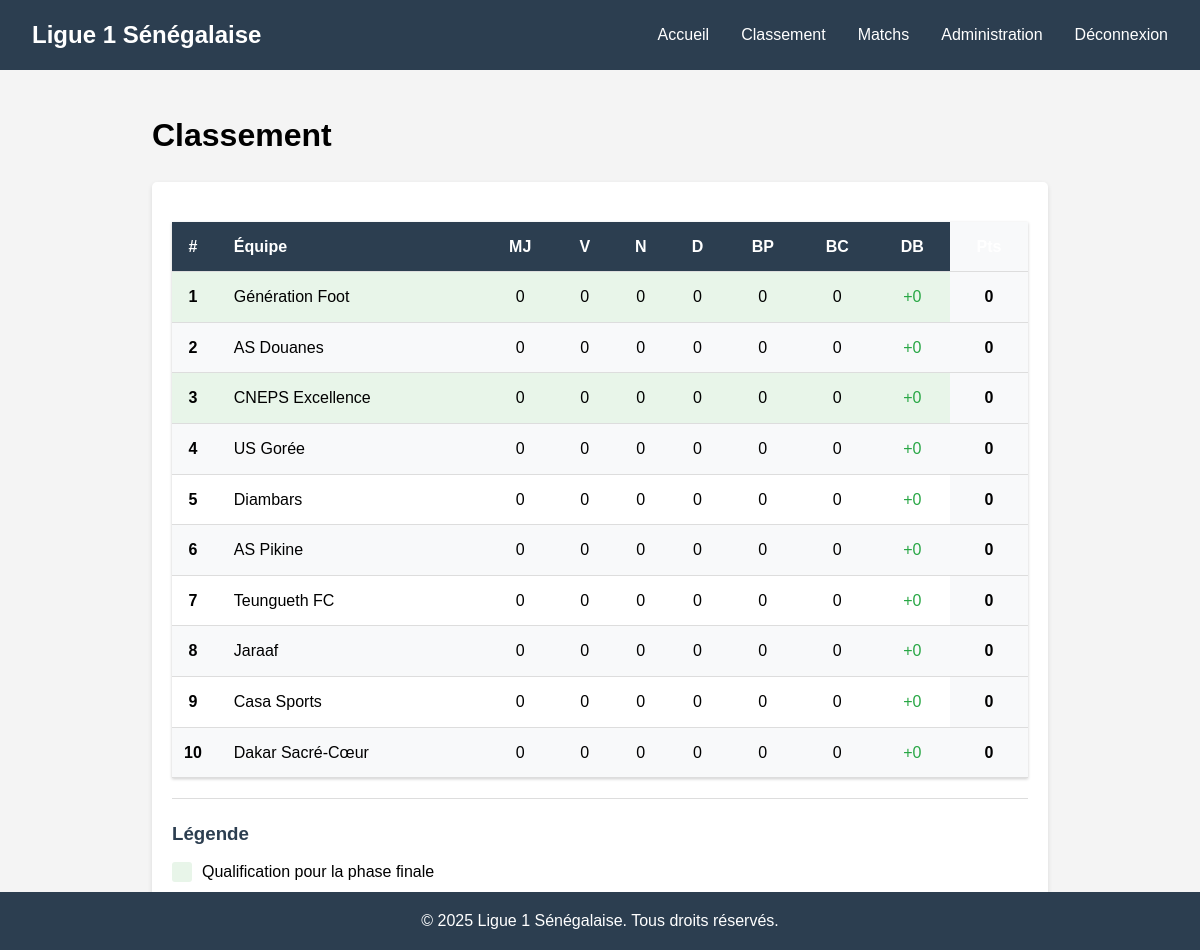
/app/classement.php (signed in), run on the app's committed database.
### tables this page shows
CREATE TABLE equipes (
    id INT AUTO_INCREMENT PRIMARY KEY,
    nom VARCHAR(100) NOT NULL,
    matchs_joues INT DEFAULT 0,
    victoires INT DEFAULT 0,
    nuls INT DEFAULT 0,
    defaites INT DEFAULT 0,
    buts_marques INT DEFAULT 0,
    buts_encaisses INT DEFAULT 0,
    difference_buts INT DEFAULT 0,
    points INT DEFAULT 0
);

### app/classement.php (the view, shortened to what this page needs)
<?php
require_once 'config/database.php';
$stmt = $pdo->query("
    SELECT *
    FROM equipes
    ORDER BY points DESC, difference_buts DESC, buts_marques DESC
");
$classement = $stmt->fetchAll(PDO::FETCH_ASSOC);
include 'includes/header.php';
?>
<div class="container">
    <h1>Classement</h1>
    <div class="standings-container">
        <table class="standings-table">
            <thead>
                <tr>
                    <th class="position">#</th>
                    <th class="team-name">Équipe</th>
                    <th>MJ</th>
                    <th>V</th>
                    <th>N</th>
                    <th>D</th>
                    <th>BP</th>
                    <th>BC</th>
                    <th>DB</th>
                    <th class="points">Pts</th>
                </tr>
            </thead>
            <tbody>
                <?php foreach ($classement as $index => $equipe): ?>
                    <tr class="<?= $index < 3 ? 'top-three' : '' ?>">
                        <td class="position"><?= $index + 1 ?></td>
                        <td class="team-name"><?= htmlspecialchars($equipe['nom']) ?></td>
                        <td><?= $equipe['matchs_joues'] ?></td>
                        <td><?= $equipe['victoires'] ?></td>
                        <td><?= $equipe['nuls'] ?></td>
                        <td><?= $equipe['defaites'] ?></td>
                        <td><?= $equipe['buts_marques'] ?></td>
                        <td><?= $equipe['buts_encaisses'] ?></td>
                        <td class="<?= $equipe['difference_buts'] >= 0 ? 'positive' : 'negative' ?>">
                            <?= sprintf('%+d', $equipe['difference_buts']) ?>
                        </td>
                        <td class="points"><?= $equipe['points'] ?></td>
                    </tr>
                <?php endforeach; ?>
            </tbody>
        </table>
        <div class="legend">
            <h3>Légende</h3>
            <div class="legend-item qualification">
                <span class="legend-color"></span>
                <span>Qualification pour la phase finale</span>
            </div>
        </div>
    </div>
</div>
<?php include 'includes/footer.php'; ?>

### app/css/style.css (style rules this page uses)
* { margin: 0; padding: 0; box-sizing: border-box; }
body { font-family: Arial, sans-serif; line-height: 1.6; background-color: #f4f4f4; }
.container { width: 90%; max-width: 1200px; margin: 0 auto; padding: 20px; }
table { width: 100%; border-collapse: collapse; margin: 20px 0; background-color: white; box-shadow: 0 1px 3px rgba(0, 0, 0, 0.2); }
th, td { padding: 12px; text-align: left; border-bottom: 1px solid #ddd; }
th { background-color: #2c3e50; color: white; }
tr:nth-child(even) { background-color: #f8f9fa; }

### app/classement.php (style rules this page uses)
.standings-container { background: white; padding: 20px; border-radius: 5px; box-shadow: 0 2px 5px rgba(0,0,0,0.1); margin-top: 20px; }
.standings-table { width: 100%; border-collapse: collapse; margin-bottom: 20px; }
.standings-table th, .standings-table td { padding: 12px; text-align: center; border-bottom: 1px solid #ddd; }
.standings-table th { background-color: #2c3e50; color: white; font-weight: bold; }
.standings-table .team-name { text-align: left; padding-left: 20px; }
.standings-table .position { font-weight: bold; width: 40px; }
.standings-table .points { font-weight: bold; background-color: #f8f9fa; }
.top-three { background-color: #e8f5e9; }
.positive { color: #28a745; }
.legend { margin-top: 20px; padding-top: 20px; border-top: 1px solid #ddd; }
.legend h3 { margin-bottom: 10px; color: #2c3e50; }
.legend-item { display: flex; align-items: center; margin-bottom: 5px; }
.legend-color { width: 20px; height: 20px; margin-right: 10px; border-radius: 3px; }
.qualification .legend-color { background-color: #e8f5e9; }

### data on the page
equipes: nom "Génération Foot", matchs_joues "0", victoires "0", nuls "0", defaites "0", buts_marques "0", buts_encaisses "0", difference_buts "+0", points "0"
equipes: nom "AS Douanes", matchs_joues "0", victoires "0", nuls "0", defaites "0", buts_marques "0", buts_encaisses "0", difference_buts "+0", points "0"
equipes: nom "CNEPS Excellence", matchs_joues "0", victoires "0", nuls "0", defaites "0", buts_marques "0", buts_encaisses "0", difference_buts "+0", points "0"
equipes: nom "US Gorée", matchs_joues "0", victoires "0", nuls "0", defaites "0", buts_marques "0", buts_encaisses "0", difference_buts "+0", points "0"
equipes: nom "Diambars", matchs_joues "0", victoires "0", nuls "0", defaites "0", buts_marques "0", buts_encaisses "0", difference_buts "+0", points "0"
equipes: nom "AS Pikine", matchs_joues "0", victoires "0", nuls "0", defaites "0", buts_marques "0", buts_encaisses "0", difference_buts "+0", points "0"
equipes: nom "Teungueth FC", matchs_joues "0", victoires "0", nuls "0", defaites "0", buts_marques "0", buts_encaisses "0", difference_buts "+0", points "0"
equipes: nom "Jaraaf", matchs_joues "0", victoires "0", nuls "0", defaites "0", buts_marques "0", buts_encaisses "0", difference_buts "+0", points "0"
equipes: nom "Casa Sports", matchs_joues "0", victoires "0", nuls "0", defaites "0", buts_marques "0", buts_encaisses "0", difference_buts "+0", points "0"
equipes: nom "Dakar Sacré-Cœur", matchs_joues "0", victoires "0", nuls "0", defaites "0", buts_marques "0", buts_encaisses "0", difference_buts "+0", points "0"
